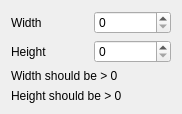
<?xml version="1.0" encoding="UTF-8"?>
<ui version="4.0">
 <class>BlurForm</class>
 <widget class="QWidget" name="BlurForm">
  <property name="geometry">
   <rect>
    <x>0</x>
    <y>0</y>
    <width>182</width>
    <height>114</height>
   </rect>
  </property>
  <property name="windowTitle">
   <string>Form</string>
  </property>
  <layout class="QVBoxLayout" name="verticalLayout">
   <item>
    <layout class="QGridLayout" name="gridLayout">
     <item row="0" column="0">
      <widget class="QLabel" name="label">
       <property name="text">
        <string>Width</string>
       </property>
      </widget>
     </item>
     <item row="0" column="1">
      <widget class="QSpinBox" name="sb_width">
       <property name="minimum">
        <number>0</number>
       </property>
       <property name="maximum">
        <number>999999999</number>
       </property>
      </widget>
     </item>
     <item row="1" column="0">
      <widget class="QLabel" name="label_2">
       <property name="text">
        <string>Height</string>
       </property>
      </widget>
     </item>
     <item row="1" column="1">
      <widget class="QSpinBox" name="sb_height">
       <property name="minimum">
        <number>0</number>
       </property>
       <property name="maximum">
        <number>999999999</number>
       </property>
      </widget>
     </item>
    </layout>
   </item>
   <item>
    <widget class="QLabel" name="lbl_warn_width">
     <property name="text">
      <string>Width should be &gt; 0</string>
     </property>
    </widget>
   </item>
   <item>
    <widget class="QLabel" name="lbl_warn_height">
     <property name="text">
      <string>Height should be &gt; 0</string>
     </property>
    </widget>
   </item>
  </layout>
 </widget>
 <resources/>
 <connections/>
</ui>
